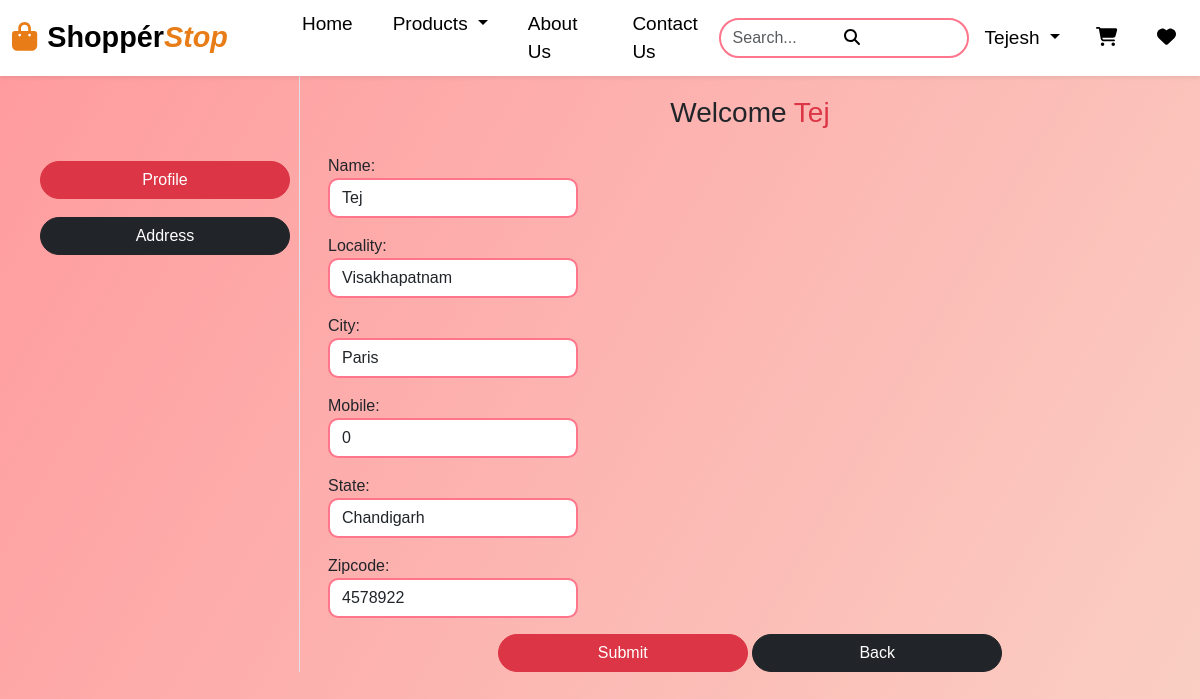
Screenshot of /updateAddress/1 (signed in) with the database file from the repository.
### app/models.py (models this page shows, shortened)
class Customer(models.Model):
    user = models.ForeignKey(User,on_delete=models.CASCADE)
    name = models.CharField(max_length=200)
    locality = models.CharField(max_length=200)
    city = models.CharField(max_length=50)
    mobile = models.IntegerField(default=0)
    zipcode = models.IntegerField()
    state = models.CharField(choices=STATE_CHOICES,max_length=100)

### app/views.py (the view, shortened to what this page needs)
# urls.py: path('updateAddress/<int:pk>', views.updateAddress.as_view(),name='updateAddress'),
@method_decorator(login_required,name="dispatch")
class updateAddress(View):
    def get(self, request,pk):
        add = Customer.objects.get(pk=pk)
        form = CustomerProfileForm(instance=add)
        totalitem = 0
        wishitem=0
        if request.user.is_authenticated:
            totalitem = len(Cart.objects.filter(user = request.user))
            wishitem = len(Wishlist.objects.filter(user = request.user))
        return render(request,"app/updateAddress.html",locals())

### app/forms.py
class CustomerProfileForm(forms.ModelForm):
    class Meta:
        model = Customer
        fields = ['name', 'locality', 'city','mobile', 'state', 'zipcode']
        widgets = {
            'name': forms.TextInput(attrs={'class': 'form-control'}),
            'locality': forms.TextInput(attrs={'class':'form-control'}),
            'city':forms.TextInput(attrs={'class': 'form-control'}),
            'mobile' : forms.NumberInput(attrs={'class': 'form-control'}),
            'state' : forms.Select(attrs={'class': 'form-control'}),
            'zipcode' : forms.NumberInput(attrs={'class': 'form-control'}),
        }

### app/templates/app/updateAddress.html (shortened to what this page needs)
{% extends 'app/base.html' %}
{% load static %}
{% block main-content %}
<div class="container-fluid">
    <div class="row">
        <div class="col-sm-3 border-end sidebar-menu">
            <a href="{% url 'profile' %}" class="btn btn-danger w-70">Profile</a>
            <a href="{% url 'address' %}" class="btn btn-dark w-70 mt-2">Address</a>
        </div>
        <div class="col-sm-9">
            <h3 class="mb-4 text-center" style="padding-top:20px;">Welcome <span class="text-capitalize text-danger">{{ request.user }}</span></h3>
            <form action="" method="post" id="addressForm" class="px-3">
                {% for fm in form %}
                    <div class="mb-3">
                        {{ fm.label_tag }}
                        {{ fm }}
                    </div>
                {% endfor %}
                <div class="col-12 mt-3 text-center">
                    <button type="submit" class="btn btn-danger" id="submitBtn">Submit</button>
                    <a href="{% url 'address' %}" class="btn btn-dark">Back</a>
                </div>
            </form>
        </div>
    </div>
</div>
{% endblock main-content %}

### app/templates/app/base.html (style rules this page uses)
.container-fluid { height: 60px; }
.form-control { width: 250px; transition: width 0.4s ease-in-out, box-shadow 0.3s ease-in-out; }

### app/templates/app/updateAddress.html (style rules this page uses)
body { background: linear-gradient(120deg, #ff9a9e, #fad0c4); min-height: 100vh; margin: 0; }
.btn { transition: all 0.3s ease-in-out; border-radius: 50px; width: 250px; }
.form-control { transition: 0.3s ease-in-out; border-radius: 10px; border: 2px solid #ff758c; }
.sidebar-menu { display: flex; flex-direction: column; gap: 10px; padding-top: 85px; padding-left: 40px; }

### rows the page displays
Customer: form "Tej" "Visakhapatnam" "Paris" "0" "Chandigarh" "4578922"

### other values shown
{{ request.user }} "Tej"
{{ fm.label_tag }} "Name:" "Locality:" "City:" "Mobile:" "State:" "Zipcode:"
